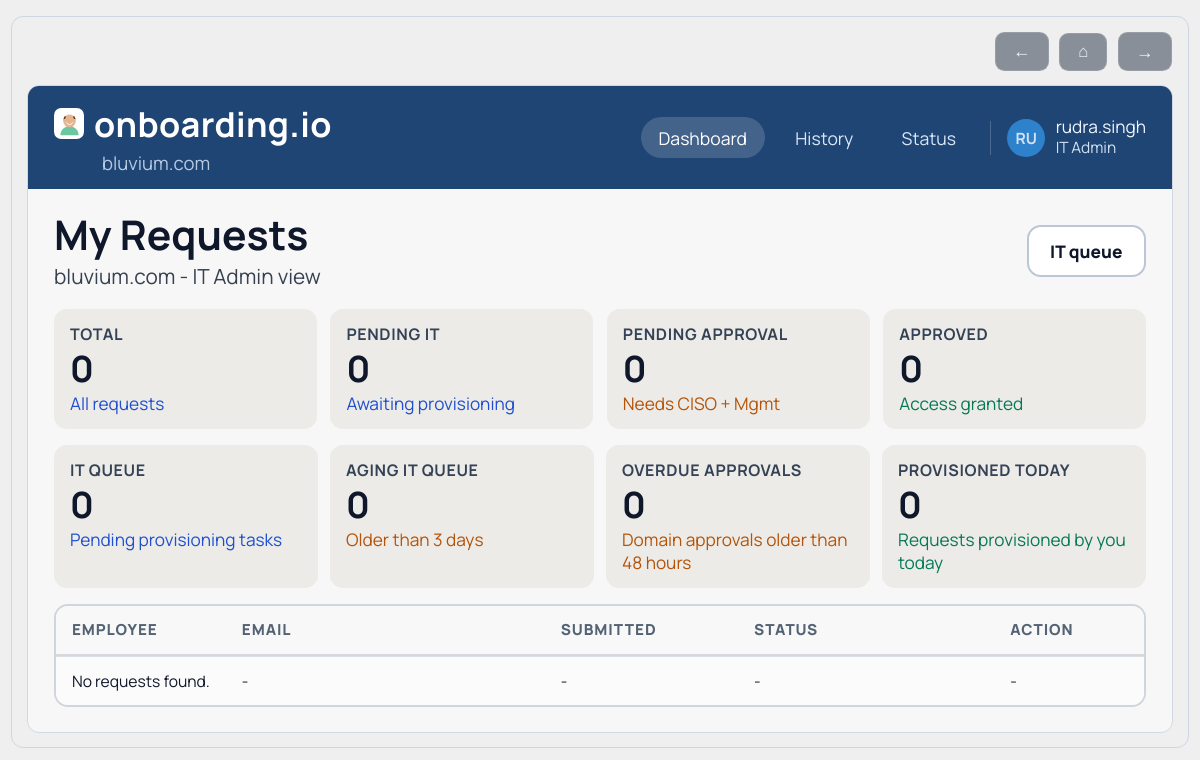
Page /dashboard (signed in) on the earlier database version.
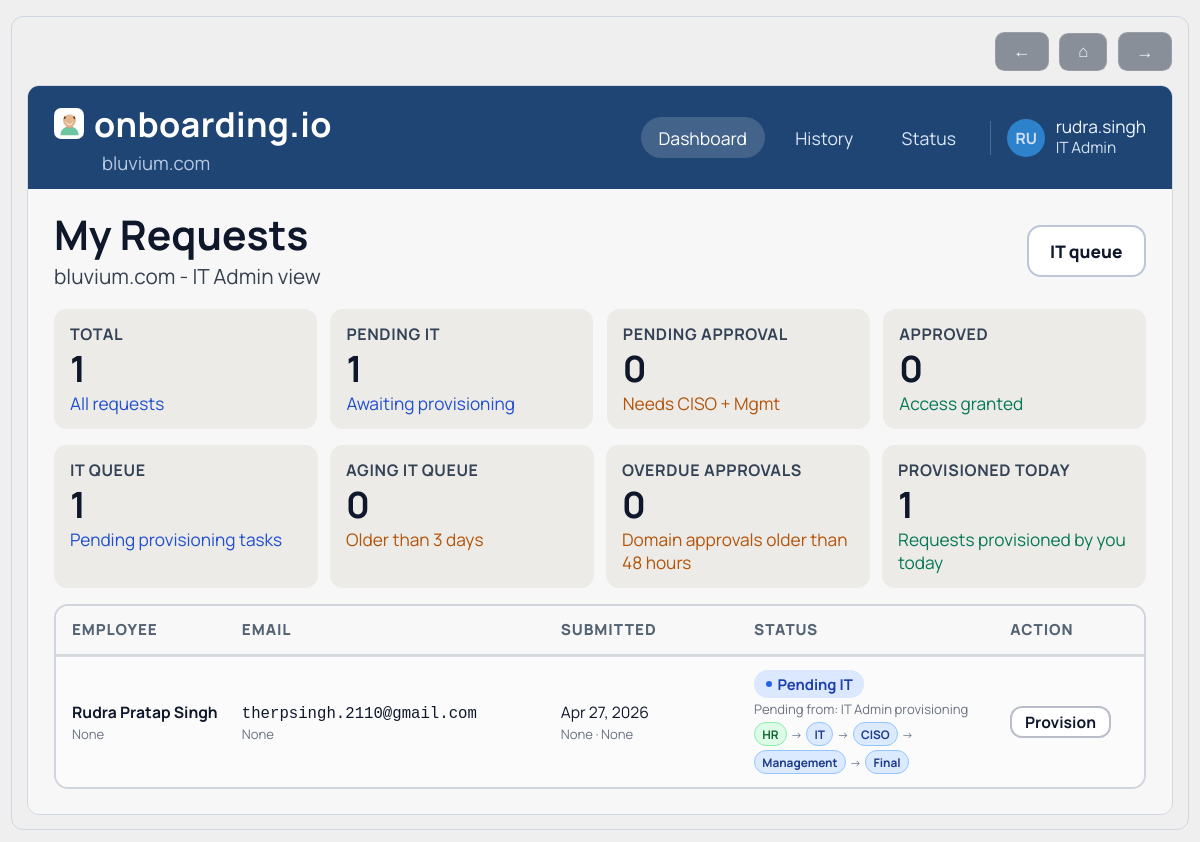
Same page on the later database version.
### models.py (models this page shows)
class User(UserMixin, db.Model):
    id = db.Column(db.Integer, primary_key=True)
    email = db.Column(db.String(255), unique=True, nullable=False)
    password_hash = db.Column(db.String(255), nullable=False)
    role = db.Column(db.String(50), nullable=False)
    domain = db.Column(db.String(255), nullable=False)
    created_at = db.Column(db.DateTime)

class EmployeeRequest(db.Model):
    id = db.Column(db.Integer, primary_key=True)
    domain = db.Column(db.String(255), nullable=False)
    requested_by = db.Column(db.Integer, db.ForeignKey("user.id"), nullable=False)
    first_name = db.Column(db.String(255))
    middle_name = db.Column(db.String(255))
    last_name = db.Column(db.String(255))
    employee_name = db.Column(db.String(255), nullable=False)
    employee_email = db.Column(db.String(255), nullable=False)
    gender = db.Column(db.String(50))
    job_title = db.Column(db.String(255))
    work_mode = db.Column(db.String(50))
    work_location = db.Column(db.String(255))
    company_email = db.Column(db.String(255))
    status = db.Column(db.String(50), nullable=False)
    created_at = db.Column(db.DateTime)

### app.py (the view)
    @app.route("/dashboard")
    @login_required
    def dashboard():
        domain = current_user.domain
        if current_user.role == ROLE_HR:
            requests = EmployeeRequest.query.filter_by(domain=domain, requested_by=current_user.id).order_by(EmployeeRequest.created_at.desc()).all()
        elif current_user.role == ROLE_IT:
            requests = EmployeeRequest.query.filter_by(domain=domain, status=STATUS_PENDING_IT).order_by(EmployeeRequest.created_at.desc()).all()
        else:
            requests = EmployeeRequest.query.filter_by(domain=domain, status=STATUS_PENDING_APPROVAL).order_by(EmployeeRequest.created_at.desc()).all()
        tracking_map = build_tracking_map(requests)
        dashboard_widgets = build_dashboard_widgets(current_user.role, requests, tracking_map)
        return render_template("dashboard.html", requests=requests, role=current_user.role, tracking_map=tracking_map, dashboard_widgets=dashboard_widgets)

### templates/dashboard.html (shortened to what this page needs)
{% extends "base.html" %}
{% block content %}
{% set role_label = 'HR' if role == 'HR' else ('IT Admin' if role == 'IT_ADMIN' else ('CISO' if role == 'CISO' else 'Management')) %}
{% set ns = namespace(total=requests|length, pending_it=0, pending_approval=0, approved=0) %}
{% for req in requests %}
  {% if req.status == 'PENDING_IT' %}{% set ns.pending_it = ns.pending_it + 1 %}{% endif %}
  {% if req.status == 'PENDING_APPROVAL' %}{% set ns.pending_approval = ns.pending_approval + 1 %}{% endif %}
  {% if req.status == 'APPROVED' %}{% set ns.approved = ns.approved + 1 %}{% endif %}
{% endfor %}
<section class="dash-shell">
  <header class="dash-topbar">
    <div class="dash-brand-wrap">
      <a class="brand" href="{{ url_for('index') }}">
        <span class="brand-icon"></span>
        <span>onboarding.io</span>
      </a>
      <p>{{ current_user.domain }}</p>
    </div>
    <nav class="dash-center-nav">
      <a class="dash-tab dash-tab-active" href="{{ url_for('dashboard') }}">Dashboard</a>
      <a class="dash-tab" href="{{ url_for('history') }}">History</a>
      <a class="dash-tab" href="#requests-table">Status</a>
    </nav>
    <div class="dash-user">
      <span class="dash-avatar">{{ (current_user.email.split('@')[0][:2] if current_user.email else 'U')|upper }}</span>
      <div>
        <p>{{ current_user.email.split('@')[0] }}</p>
        <span>{{ role_label }}</span>
      </div>
    </div>
  </header>
  <div class="dash-body">
    <div class="dash-head-row">
      <div>
        <h1>My Requests</h1>
        <p>{{ current_user.domain }} - {{ role_label }} view</p>
      </div>
      <div>
        {% if role == 'HR' %}
          <a class="dash-cta" href="{{ url_for('hr_new_request') }}">+ New employee request</a>
        {% elif role == 'IT_ADMIN' %}
          <a class="dash-cta" href="{{ url_for('dashboard') }}">IT queue</a>
        {% else %}
          <a class="dash-cta" href="{{ url_for('approvals') }}">Pending approvals</a>
        {% endif %}
      </div>
    </div>
    <div class="dash-metrics">
      <article class="metric-card">
        <h3>Total</h3>
        <strong>{{ ns.total }}</strong>
        <p class="metric-blue">All requests</p>
      </article>
      <article class="metric-card">
        <h3>Pending IT</h3>
        <strong>{{ ns.pending_it }}</strong>
        <p class="metric-blue">Awaiting provisioning</p>
      </article>
      <article class="metric-card">
        <h3>Pending Approval</h3>
        <strong>{{ ns.pending_approval }}</strong>
        <p class="metric-orange">Needs CISO + Mgmt</p>
      </article>
      <article class="metric-card">
        <h3>Approved</h3>
        <strong>{{ ns.approved }}</strong>
        <p class="metric-green">Access granted</p>
      </article>
    </div>
    <section class="widget-strip" aria-label="Role metrics">
      {% for widget in dashboard_widgets %}
        <article class="metric-card widget-card">
          <h3>{{ widget.label }}</h3>
          <strong>{{ widget.value }}</strong>
          <p class="{{ widget.tone }}">{{ widget.desc }}</p>
        </article>
      {% endfor %}
    </section>
    <section class="dash-table" id="requests-table">
      <div class="dash-table-head">
        <span>Employee</span>
        <span>Email</span>
        <span>Submitted</span>
        <span>Status</span>
        <span>Action</span>
      </div>
      {% for req in requests %}
        <div class="dash-table-row">
          <span>
            <strong>{{ req.employee_name }}</strong>
            <span class="table-subtext">{{ req.job_title }}{% if req.gender %} · {{ req.gender }}{% endif %}</span>
          </span>
          <span>
            <span class="mono-mail">{{ req.employee_email }}</span>
            <span class="table-subtext">{{ req.company_email }}</span>
          </span>
          <span>
            {{ req.created_at.strftime('%b %d, %Y') if req.created_at else '-' }}
            <span class="table-subtext">{{ req.work_mode }} · {{ req.work_location }}</span>
          </span>
          <span>
            {% if req.status == 'PENDING_IT' %}
              <span class="status-pill status-pending-it">Pending IT</span>
            {% elif req.status == 'PENDING_APPROVAL' %}
              <span class="status-pill status-pending-approval">Pending Approval</span>
            {% elif req.status == 'APPROVED' %}
              <span class="status-pill status-approved">Approved</span>
            {% else %}
              <span class="status-pill status-rejected">Rejected</span>
            {% endif %}
            <span class="table-subtext">Pending from: {{ tracking_map.get(req.id, {}).get('pending_from', '-') }}</span>
            <span class="workflow-tree">
              {% for step in tracking_map.get(req.id, {}).get('steps', []) %}
                <span class="tree-node tree-{{ step.state }}">{{ step.label }}</span>{% if not loop.last %}<span class="tree-arrow">-></span>{% endif %}
              {% endfor %}
            </span>
          </span>
          <span>
            {% if role == 'IT_ADMIN' and req.status == 'PENDING_IT' %}
              <a class="row-action" href="{{ url_for('it_provision', request_id=req.id) }}">Provision</a>
            {% else %}
              <a class="row-action" href="{{ url_for('request_status', request_id=req.id) }}">View</a>
            {% endif %}
          </span>
        </div>
      {% else %}
        <div class="dash-table-row">
          <span>No requests found.</span>
          <span>-</span>
          <span>-</span>
          <span>-</span>
          <span>-</span>
        </div>
      {% endfor %}
    </section>
  </div>
</section>
{% endblock %}

### templates/base.html (shortened to what this page needs)
<!DOCTYPE html>
<html lang="en">
<head>
  <link rel="stylesheet" href="{{ url_for('static', filename='css/style.css') }}">
</head>
<body class="{{ page_class|trim }}">
  <div class="page-shell {% if page_class|trim %}{{ page_class|trim }}{% endif %}">
    <main>
    {% if show_page_controls|trim != 'false' %}
      <div class="page-controls" role="navigation" aria-label="Page controls">
        <button
          type="button"
          class="btn btn-outline page-control-btn page-control-icon-btn"
          onclick="if (window.history.length > 1) { window.history.back(); } else { window.location.href='{{ url_for('index') }}'; }"
          aria-label="Go back"
          title="Go back"
        >
          <span class="page-control-symbol" aria-hidden="true">←</span>
        </button>
        <a class="btn btn-outline page-control-btn page-control-icon-btn page-control-home" href="{{ url_for('index') }}" aria-label="Home" title="Home">
          <span class="page-control-symbol" aria-hidden="true">⌂</span>
        </a>
        <a class="btn btn-outline page-control-btn page-control-icon-btn" href="{{ url_for('logout') if current_user.is_authenticated else url_for('index') }}" aria-label="Next" title="Next">
          <span class="page-control-symbol" aria-hidden="true">→</span>
        </a>
      </div>
    {% endif %}
    {% block content %}{% endblock %}
    </main>
  </div>
</body>
</html>

Differences in the rows shown:
added EmployeeRequest: employee_name "Rudra Pratap Singh", job_title "None", employee_email "therpsingh.2110@gmail.com", company_email "None", created_at "Apr 27, 2026", work_mode "None", work_location "None", status "Pending IT", get "IT Admin provisioning", label "HR" "IT" "CISO" "Management" "Final"
Other differences:
{{ ns.total }}: "0" → "1"
{{ ns.pending_it }}: "0" → "1"
new list line: "IT QUEUE 1 Pending provisioning tasks"
new list line: "PROVISIONED TODAY 1 Requests provisioned by you today"
list line gone: "IT QUEUE 0 Pending provisioning tasks"
list line gone: "PROVISIONED TODAY 0 Requests provisioned by you today"
text no longer shown: "No requests found. - - - -"
